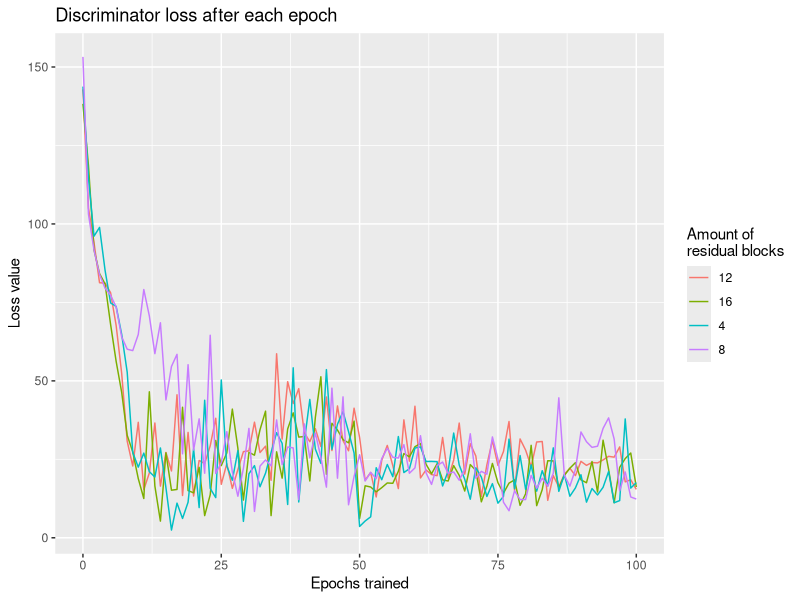
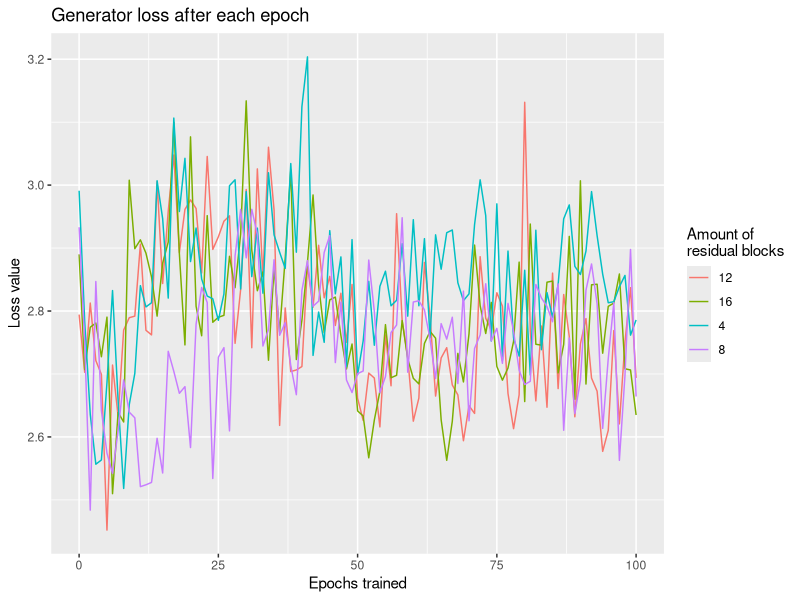

These figures' R source, in order:
library(ggplot2)

setwd("/home/u/Documents/university/machine_learning/BeautyFlower/statistics")

## DISCRIMINATORS ##
# Load the models
dis_loss2 = read.csv("model2/disLoss.csv", header = FALSE)
names(dis_loss2) = c("time", "epoch", "loss")
dis_loss2$blocks = "4"
dis_loss3 = read.csv("model3/disLoss.csv", header = FALSE)
names(dis_loss3) = c("time", "epoch", "loss")
dis_loss3$blocks = "8"
dis_loss4 = read.csv("model4/disLoss.csv", header = FALSE)
names(dis_loss4) = c("time", "epoch", "loss")
dis_loss4$blocks = "12"
dis_loss5 = read.csv("model5/disLoss.csv", header = FALSE)
names(dis_loss5) = c("time", "epoch", "loss")
dis_loss5$blocks = "16"

# Row bind
total_dis_loss = rbind(dis_loss2, dis_loss3, dis_loss4, dis_loss5)
total_dis_loss$blocks = as.factor(total_dis_loss$blocks)

# Make plot
ggplot(total_dis_loss , aes(epoch, loss , colour=blocks , group=blocks)) + geom_line() +
  labs(title="Discriminator loss after each epoch",
       x ="Epochs trained", y = "Loss value", color='Amount of \nresidual blocks')

## GENERATORS ##
gen_loss2 = read.csv("model2/genLoss.csv", header = FALSE)
names(gen_loss2) = c("time", "epoch", "loss")
gen_loss2$blocks = "4"
gen_loss3 = read.csv("model3/genLoss.csv", header = FALSE)
names(gen_loss3) = c("time", "epoch", "loss")
gen_loss3$blocks = "8"
gen_loss4 = read.csv("model4/genLoss.csv", header = FALSE)
names(gen_loss4) = c("time", "epoch", "loss")
gen_loss4$blocks = "12"
gen_loss5 = read.csv("model5/genLoss.csv", header = FALSE)
names(gen_loss5) = c("time", "epoch", "loss")
gen_loss5$blocks = "16"

# Row bind
total_gen_loss = rbind(gen_loss2, gen_loss3, gen_loss4, gen_loss5)
total_gen_loss$blocks = as.factor(total_gen_loss$blocks)

# Make plot
ggplot(total_gen_loss , aes(epoch, loss , colour=blocks , group=blocks)) + geom_line() +
  labs(title="Generator loss after each epoch",
       x ="Epochs trained", y = "Loss value", color='Amount of \nresidual blocks')